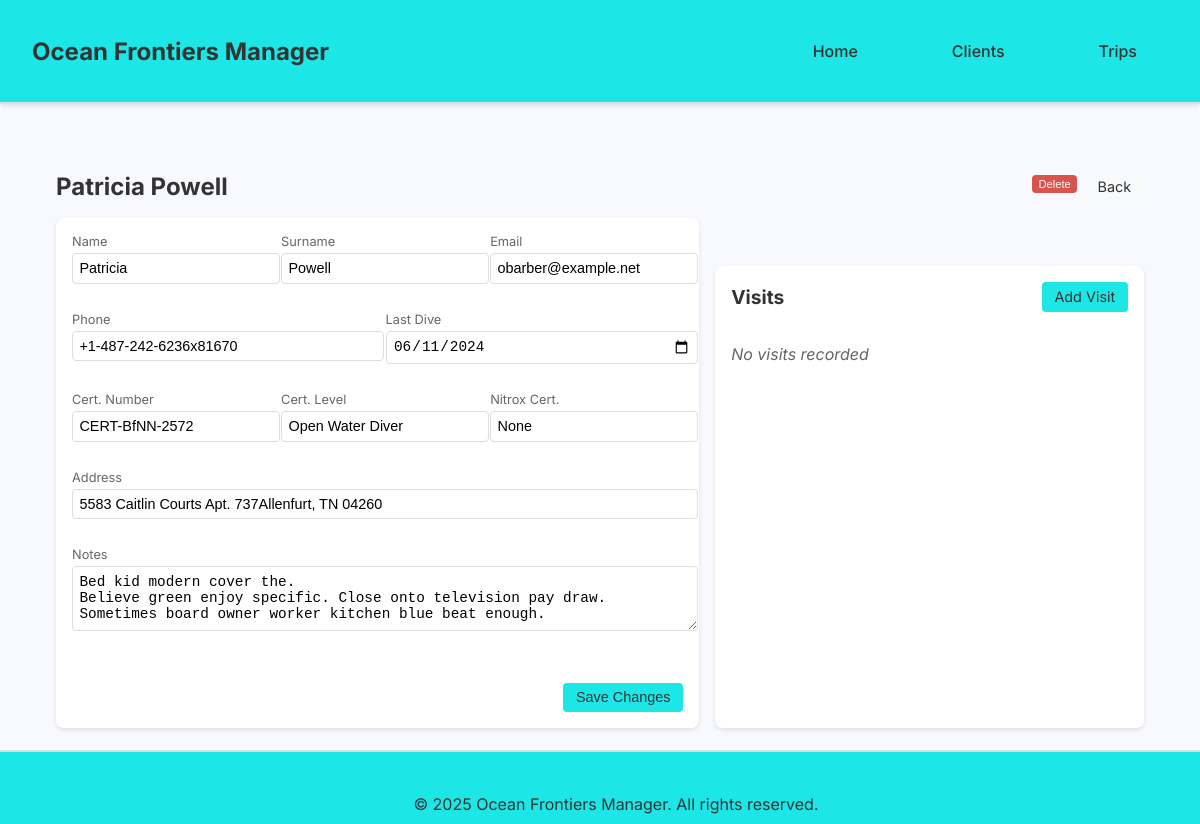
Page /client_details/1 on the earlier database version.
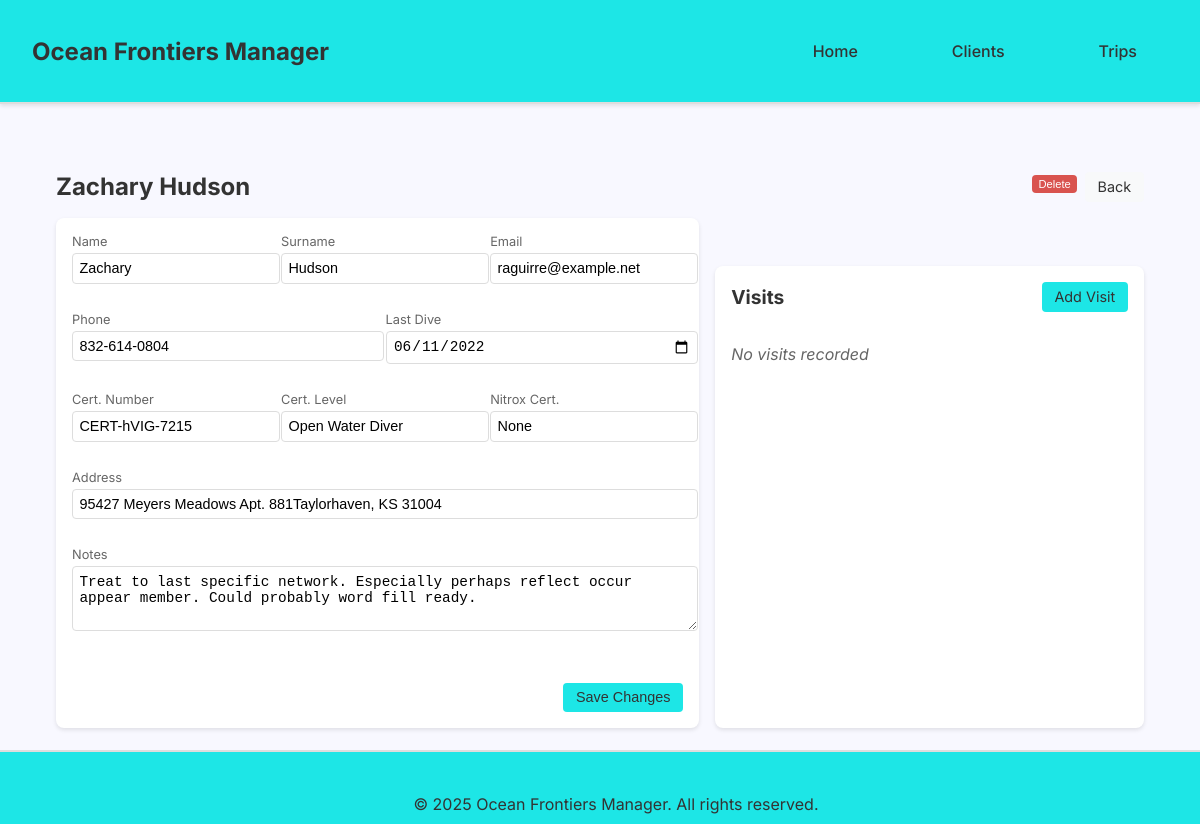
Same page on the later database version.
### app/models/models.py (models this page shows, shortened)
class Client(db.Model):
    id = db.Column(db.Integer, primary_key=True)
    name = db.Column(db.String(100), nullable=False)
    surname = db.Column(db.String(100), nullable=False)
    email = db.Column(db.String(120))
    phone = db.Column(db.String(20))
    address = db.Column(db.String(200))
    notes = db.Column(db.Text)
    last_dive_day = db.Column(db.Date)
    certification_number = db.Column(db.String(50))
    certification_level = db.Column(db.String(50))
    nitrox_certification_number = db.Column(db.String(50))
    visits = db.relationship('Visit', secondary=client_visits_association)
    trips = db.relationship('Trip', secondary=clients_trips_association, back_populates='clients')

### app/routes/client_routes.py (the view)
@clients.route("/client_details/<int:client_id>")
def client_details(client_id):
    client = Client.query.get_or_404(client_id)
    visits_data = get_client_visits(client)
    return render_template('client_details.html', client=client, visits_data=visits_data)

### app/services/client_service.py (called while the page is built, shortened)
def get_client_visits(client):
    related_visits = client.visits
    visits_data = []
    return visits_data

### app/templates/client_details.html (shortened to what the changed rows need)
{% extends 'base.html' %}
{% block content %}
<section class="client-details-container">
    <div class="client-header">
        <h2>{{ client.name }} {{ client.surname }}</h2>
        <div class="header-actions">
            <form method="POST" action="{{ url_for('clients.delete_client', client_id=client.id) }}" class="delete-client-form">
            </form>
            <a href="{{ url_for('clients.client_list') }}" class="back-button">Back</a>
        </div>
    </div>
    <div class="content-grid">
        <div class="client-info-section">
            <form method="POST" action="{{ url_for('clients.edit_client', client_id=client.id) }}" class="client-edit-form">
                <div class="form-row">
                    <div class="form-group">
                        <label>Name</label>
                        <input type="text" name="name" value="{{ client.name }}" required>
                    </div>
                    <div class="form-group">
                        <label>Surname</label>
                        <input type="text" name="surname" value="{{ client.surname }}" required>
                    </div>
                    <div class="form-group">
                        <label>Email</label>
                        <input type="email" name="email" value="{{ client.email }}">
                    </div>
                </div>
                <div class="form-row">
                    <div class="form-group">
                        <label>Phone</label>
                        <input type="text" name="phone" value="{{ client.phone }}">
                    </div>
                    <div class="form-group">
                        <label>Last Dive</label>
                        <input type="date" name="last_dive_day" value="{{ client.last_dive_day.strftime('%Y-%m-%d') if client.last_dive_day else '' }}">
                    </div>
                </div>
                <div class="form-row">
                    <div class="form-group">
                        <label>Cert. Number</label>
                        <input type="text" name="certification_number" value="{{ client.certification_number }}">
                    </div>
                    <div class="form-group">
                        <label>Cert. Level</label>
                        <input type="text" name="certification_level" value="{{ client.certification_level }}">
                    </div>
                    <div class="form-group">
                        <label>Nitrox Cert.</label>
                        <input type="text" name="nitrox_certification_number" value="{{ client.nitrox_certification_number }}">
                    </div>
                </div>
                <div class="form-row">
                    <div class="form-group full-width">
                        <label>Address</label>
                        <input type="text" name="address" value="{{ client.address }}">
                    </div>
                </div>
                <div class="form-row">
                    <div class="form-group full-width">
                        <label>Notes</label>
                        <textarea name="notes" rows="2">{{ client.notes }}</textarea>
                    </div>
                </div>
            </form>
        </div>
    </div>
</section>
{% endblock %}

Differences in the rows shown:
changed Client "Open Water Diver": name "Patricia" → "Zachary"; surname "Powell" → "Hudson"; email "obarber@example.net" → "raguirre@example.net"; phone "+1-487-242-6236x81670" → "832-614-0804"; last_dive_day "06/11/2024" → "06/11/2022"; certification_number "CERT-BfNN-2572" → "CERT-hVIG-7215"; address "5583 Caitlin Courts Apt. 737Allenfurt, TN 04260" → "95427 Meyers Meadows Apt. 881Taylorhaven, KS 31004"; notes "Bed kid modern cover the. Believe green enjoy specific. Close onto television pay draw. Sometimes board owner worker kitchen blue beat enough." → "Treat to last specific network. Especially perhaps reflect occur appear member. Could probably word fill ready."
